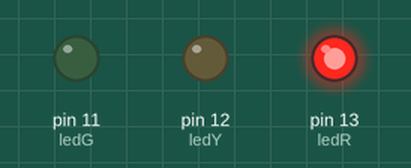
Recording of a sketch running on a simulated Arduino Uno, built with avr-gcc and run on an emulated ATmega328P. Shown: output pins drawn as LEDs (lit = HIGH).

Above: at 0.2 s.
At 1.2 s:
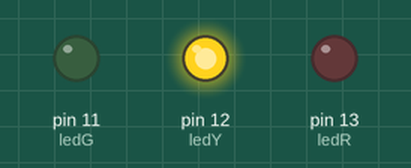
At 2.2 s:
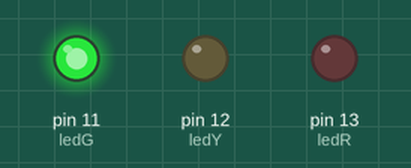
At 5.7 s:
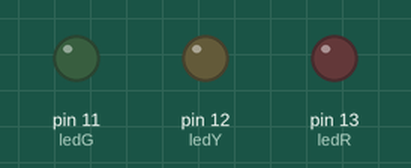
Timing chart, 0 to 6.9 s (numbered marks = the images above):
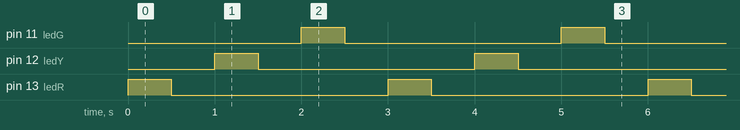

The sketch:

led.ino
```cpp
int ledR=13;
int ledY=12;
int ledG=11;
void setup(){
  pinMode(ledR,OUTPUT);
  pinMode(ledY,OUTPUT);
  pinMode(ledG,OUTPUT);
}
void loop(){
  digitalWrite(ledR,HIGH);
  delay(500);
  digitalWrite(ledR,LOW);
  delay(500);
  digitalWrite(ledY,HIGH);
  delay(500);
  digitalWrite(ledY,LOW);
  delay(500);
  digitalWrite(ledG,HIGH);
  delay(500);
  digitalWrite(ledG,LOW);
  delay(500);
}
```

Measured:
- by itself, pin 11 (ledG), pin 12 (ledY), pin 13 (ledR): alternates HIGH for 0.50 s and LOW for 2.5 s
- by itself, everything shown: repeats every 3.0 s, in 6 steps
